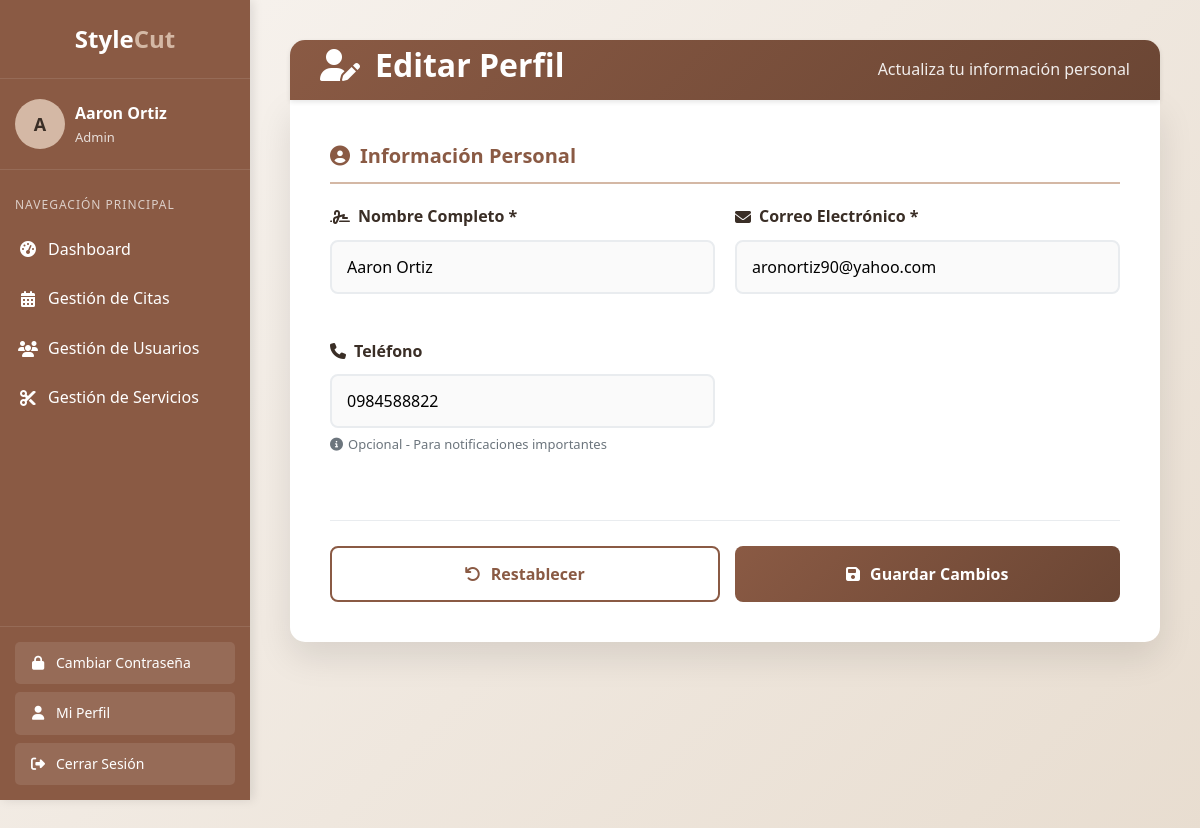
The page /perfil.php (signed in) on the database its author committed.
### tables this page shows
CREATE TABLE `usuarios` (
  `id` int(11) NOT NULL,
  `nombre` varchar(100) NOT NULL,
  `email` varchar(100) NOT NULL,
  `telefono` varchar(20) DEFAULT NULL,
  `password` varchar(255) NOT NULL,
  `rol` enum('cliente','admin') DEFAULT 'cliente',
  `github_id` varchar(50) DEFAULT NULL,
  `facebook_id` varchar(50) DEFAULT NULL
);

### perfil.php (the view, shortened to what this page needs)
<?php
include __DIR__ . "/templates/header.php";
include __DIR__ . "/conexion/bd.php";
$id_usuario = $_SESSION['id_usuario'];
$sql = $conexion->prepare("SELECT id,nombre,telefono,email FROM usuarios WHERE id = :id_usuario");
$sql->bindParam(':id_usuario', $id_usuario, PDO::PARAM_INT);
$sql->execute();
$usuario = $sql->fetch(PDO::FETCH_OBJ);
?>
</head>
<body>
    <div class="container">
        <div class="header">
            <h1><i class="fas fa-user-edit"></i> Editar Perfil</h1>
            <p>Actualiza tu información personal</p>
        </div>
        <div class="profile-card">
            <form class="profile-content" id="profile-form" action="controladores/actualizar_perfil.php" method="POST">
                <div class="form-section">
                    <h3 class="section-title"><i class="fas fa-user-circle"></i> Información Personal</h3>
                    <div class="form-row">
                        <div class="form-group">
                            <label for="nombre">
                                <i class="fas fa-signature"></i> Nombre Completo *
                            </label>
                            <input type="text" id="nombre" name="nombre" class="form-input" value="<?php echo htmlspecialchars($usuario->nombre); ?>" required>
                        </div>
                        <div class="form-group">
                            <label for="email">
                                <i class="fas fa-envelope"></i> Correo Electrónico *
                            </label>
                            <input type="email" id="email" name="email" class="form-input" value="<?php echo htmlspecialchars($usuario->email); ?>" required>
                        </div>
                    </div>
                    <div class="form-row">
                        <div class="form-group">
                            <label for="telefono">
                                <i class="fas fa-phone"></i> Teléfono
                            </label>
                            <input type="text" id="telefono" name="telefono" class="form-input" value="<?php echo htmlspecialchars($usuario->telefono); ?>" placeholder="+56 9 1234 5678">
                            <div class="form-help">
                                <i class="fas fa-info-circle"></i> Opcional - Para notificaciones importantes
                            </div>
                        </div>
                    </div>
                </div>
                <div class="form-actions">
                    <button type="button" class="btn btn-outline" onclick="resetForm()">
                        <i class="fas fa-undo"></i> Restablecer
                    </button>
                    <button type="submit" class="btn btn-primary">
                        <i class="fas fa-save"></i> Guardar Cambios
                    </button>
                </div>
            </form>
        </div>
    </div>
    <?php include __DIR__ . "/templates/footer.php"; ?>

### templates/header.php (style rules this page uses)
:root { --primary: #8a5a44; --primary-dark: #6b4634; --secondary: #d4b8a5; --accent: #c17a4a; --dark: #3a2e26; --light: #f8f4f0; --text: #333333; --sidebar-width: 250px; --header-height: 60px; --box-border-radius: 8px; }
* { margin: 0; padding: 0; box-sizing: border-box; font-family: 'Source Sans Pro', 'Segoe UI', Tahoma, Geneva, Verdana, sans-serif; }
body { background-color: #f4f6f9; color: var(--text); line-height: 1.6; min-height: 100vh; display: flex; }
.header { background-color: white; height: var(--header-height); box-shadow: 0 2px 5px rgba(0, 0, 0, 0.1); display: flex; align-items: center; justify-content: space-between; padding: 0 20px; position: sticky; top: 0; z-index: 800; }
.btn { padding: 8px 16px; border-radius: 4px; font-weight: 600; cursor: pointer; transition: all 0.3s ease; border: none; font-size: 14px; }
.btn-primary { background-color: var(--primary); color: white; }
.section-title { font-size: 18px; color: var(--primary); margin-bottom: 20px; padding-bottom: 10px; border-bottom: 2px solid var(--secondary); }

### perfil.php (style rules this page uses)
:root { --primary: #8a5a44; --primary-dark: #6b4634; --secondary: #d4b8a5; --accent: #c17a4a; --dark: #3a2e26; --light: #f8f4f0; --text: #333333; --success: #28a745; --error: #dc3545; --warning: #ffc107; --info: #17a2b8; }
* { margin: 0; padding: 0; box-sizing: border-box; font-family: 'Segoe UI', Tahoma, Geneva, Verdana, sans-serif; }
body { background: linear-gradient(135deg, #f8f4f0 0%, #e8ddd0 100%); color: var(--text); line-height: 1.6; min-height: 100vh; padding: 20px; }
.container { max-width: 900px; margin: 0 auto; }
.header { background: linear-gradient(135deg, var(--primary) 0%, var(--primary-dark) 100%); color: white; padding: 30px; border-radius: 15px 15px 0 0; text-align: center; margin-bottom: 0; }
.header h1 { font-size: 32px; margin-bottom: 10px; display: flex; align-items: center; justify-content: center; gap: 15px; }
.header p { opacity: 0.9; font-size: 16px; }
.profile-card { background: white; border-radius: 0 0 15px 15px; box-shadow: 0 15px 35px rgba(0, 0, 0, 0.1); overflow: hidden; }
.profile-content { padding: 40px; }
.form-section { margin-bottom: 35px; }
.section-title { color: var(--primary); font-size: 20px; margin-bottom: 20px; display: flex; align-items: center; gap: 10px; padding-bottom: 10px; border-bottom: 2px solid var(--secondary); }
.form-row { display: grid; grid-template-columns: 1fr 1fr; gap: 20px; margin-bottom: 20px; }
.form-group { margin-bottom: 25px; }
.form-group label { display: block; margin-bottom: 10px; font-weight: 600; color: var(--dark); display: flex; align-items: center; gap: 8px; }
.form-input, .form-select, .form-textarea { width: 100%; padding: 14px 15px; border: 2px solid #e9ecef; border-radius: 8px; font-size: 16px; transition: all 0.3s ease; background-color: #fafafa; }
.form-help { font-size: 13px; color: #6c757d; margin-top: 6px; display: flex; align-items: center; gap: 5px; }
.form-actions { display: flex; gap: 15px; margin-top: 40px; padding-top: 25px; border-top: 1px solid #e9ecef; }
.btn { padding: 15px 25px; border-radius: 8px; font-weight: 600; cursor: pointer; transition: all 0.3s ease; font-size: 16px; border: none; display: flex; align-items: center; justify-content: center; gap: 10px; flex: 1; text-decoration: none; text-align: center; }
.btn-primary { background: linear-gradient(135deg, var(--primary) 0%, var(--primary-dark) 100%); color: white; }
.btn-outline { background: transparent; color: var(--primary); border: 2px solid var(--primary); }

### rows shown on the page
usuarios: nombre "Aaron Ortiz", email "aronortiz90@yahoo.com", telefono "0984588822"

### other values the page prints
substr($_SESSION['nombre'], 0, 1) "A"
$_SESSION['nombre'] "Aaron Ortiz"
$_SESSION['rol'] "Admin"
